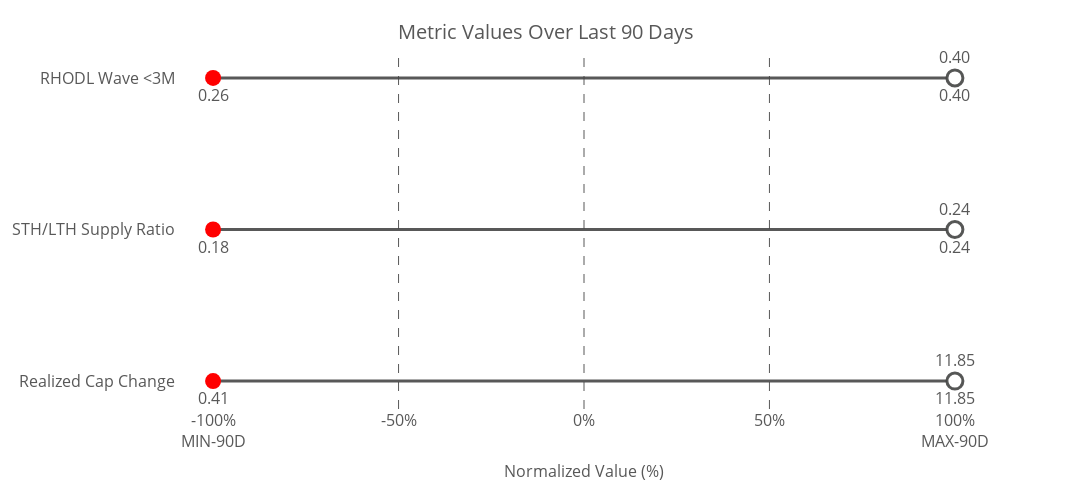

This figure's notebook cell:
### Code cell
# Manually define metrics and their titles
metrics_titles = {

    'rcap_sma_zscore': "Realized Cap Change",
    'sthlth_sma_meandev':"STH/LTH Supply Ratio",
    'rhodlwave_sma_zscore': "RHODL Wave <3M"
    
    # Add more metrics and titles as needed
}

# Create the dot plot
fig = create_dot_plot(merged_df, metrics_titles)

# Show the plot
fig.show()

# Optionally, save the plot as an HTML file
import plotly.io as pio
pio.write_html(fig, file='normalized_liquidity2_raw_metrics_dot_plot.html')

### Figure 1 — Plotly figure (JSON) as saved in the notebook; plotly's stock layout.template omitted (floating-point values rounded to 4 significant figures)
{"data": [{"line": {"color": "rgba(70, 70, 70, 0.9)", "width": 3}, "mode": "lines", "showlegend": false, "x": [-100, 100], "y": ["Realized Cap Change", "Realized Cap Change"], "type": "scatter"}, {"marker": {"color": "red", "size": 16, "symbol": "circle"}, "mode": "markers+text", "name": "Realized Cap Change Min", "text": ["0.41"], "textfont": {"color": "rgba(70, 70, 70, 0.9)", "size": 16}, "textposition": "bottom center", "x": [-100], "y": ["Realized Cap Change"], "type": "scatter"}, {"marker": {"color": "green", "size": 16, "symbol": "circle"}, "mode": "markers+text", "name": "Realized Cap Change Max", "text": ["11.85"], "textfont": {"color": "rgba(70, 70, 70, 0.9)", "size": 16}, "textposition": "bottom center", "x": [100], "y": ["Realized Cap Change"], "type": "scatter"}, {"marker": {"color": "white", "line": {"color": "rgba(70, 70, 70, 0.9)", "width": 3}, "size": 16, "symbol": "circle"}, "mode": "markers+text", "name": "Realized Cap Change Current", "text": ["11.85"], "textfont": {"color": "rgba(70, 70, 70, 0.9)", "size": 16}, "textposition": "top center", "x": [100.0], "y": ["Realized Cap Change"], "type": "scatter"}, {"line": {"color": "rgba(70, 70, 70, 0.9)", "width": 3}, "mode": "lines", "showlegend": false, "x": [-100, 100], "y": ["STH/LTH Supply Ratio", "STH/LTH Supply Ratio"], "type": "scatter"}, {"marker": {"color": "red", "size": 16, "symbol": "circle"}, "mode": "markers+text", "name": "STH/LTH Supply Ratio Min", "text": ["0.18"], "textfont": {"color": "rgba(70, 70, 70, 0.9)", "size": 16}, "textposition": "bottom center", "x": [-100], "y": ["STH/LTH Supply Ratio"], "type": "scatter"}, {"marker": {"color": "green", "size": 16, "symbol": "circle"}, "mode": "markers+text", "name": "STH/LTH Supply Ratio Max", "text": ["0.24"], "textfont": {"color": "rgba(70, 70, 70, 0.9)", "size": 16}, "textposition": "bottom center", "x": [100], "y": ["STH/LTH Supply Ratio"], "type": "scatter"}, {"marker": {"color": "white", "line": {"color": "rgba(70, 70, 70, 0.9)", "width": 3}, "size": 16, "symbol": "circle"}, "mode": "markers+text", "name": "STH/LTH Supply Ratio Current", "text": ["0.24"], "textfont": {"color": "rgba(70, 70, 70, 0.9)", "size": 16}, "textposition": "top center", "x": [100.0], "y": ["STH/LTH Supply Ratio"], "type": "scatter"}, {"line": {"color": "rgba(70, 70, 70, 0.9)", "width": 3}, "mode": "lines", "showlegend": false, "x": [-100, 100], "y": ["RHODL Wave <3M", "RHODL Wave <3M"], "type": "scatter"}, {"marker": {"color": "red", "size": 16, "symbol": "circle"}, "mode": "markers+text", "name": "RHODL Wave <3M Min", "text": ["0.26"], "textfont": {"color": "rgba(70, 70, 70, 0.9)", "size": 16}, "textposition": "bottom center", "x": [-100], "y": ["RHODL Wave <3M"], "type": "scatter"}, {"marker": {"color": "green", "size": 16, "symbol": "circle"}, "mode": "markers+text", "name": "RHODL Wave <3M Max", "text": ["0.40"], "textfont": {"color": "rgba(70, 70, 70, 0.9)", "size": 16}, "textposition": "bottom center", "x": [100], "y": ["RHODL Wave <3M"], "type": "scatter"}, {"marker": {"color": "white", "line": {"color": "rgba(70, 70, 70, 0.9)", "width": 3}, "size": 16, "symbol": "circle"}, "mode": "markers+text", "name": "RHODL Wave <3M Current", "text": ["0.40"], "textfont": {"color": "rgba(70, 70, 70, 0.9)", "size": 16}, "textposition": "top center", "x": [100.0], "y": ["RHODL Wave <3M"], "type": "scatter"}], "layout": {"shapes": [{"line": {"color": "rgba(70, 70, 70, 0.9)", "dash": "dash", "width": 1}, "type": "line", "x0": -50, "x1": -50, "xref": "x", "y0": 0, "y1": 1, "yref": "paper"}, {"line": {"color": "rgba(70, 70, 70, 0.9)", "dash": "dash", "width": 1}, "type": "line", "x0": 0, "x1": 0, "xref": "x", "y0": 0, "y1": 1, "yref": "paper"}, {"line": {"color": "rgba(70, 70, 70, 0.9)", "dash": "dash", "width": 1}, "type": "line", "x0": 50, "x1": 50, "xref": "x", "y0": 0, "y1": 1, "yref": "paper"}], "title": {"font": {"color": "rgba(70, 70, 70, 0.9)", "size": 20}, "text": "Metric Values Over Last 90 Days", "y": 0.95, "x": 0.5, "xanchor": "center", "yanchor": "top"}, "xaxis": {"title": {"font": {"color": "rgba(70, 70, 70, 0.9)", "size": 16}, "text": "Normalized Value (%)"}, "tickfont": {"color": "rgba(70, 70, 70, 0.9)", "size": 16}, "showgrid": false, "range": [-110, 110], "tickvals": [-100, -50, 0, 50, 100], "ticktext": ["-100%<br>MIN-90D", "-50%", "0%", "50%", "100%<br>MAX-90D"], "showline": false, "zeroline": false}, "yaxis": {"tickfont": {"color": "rgba(70, 70, 70, 0.9)", "size": 16}, "title": {"standoff": 35}, "tickmode": "array", "tickvals": [0, 1, 2], "ticktext": ["Realized Cap Change", "STH/LTH Supply Ratio", "RHODL Wave <3M"], "side": "left", "showgrid": false}, "margin": {"l": 100, "r": 100, "t": 50, "b": 20}, "font": {"color": "rgba(70, 70, 70, 0.9)", "size": 14}, "height": 490, "width": 1200, "showlegend": false, "plot_bgcolor": "white", "paper_bgcolor": "white"}}
